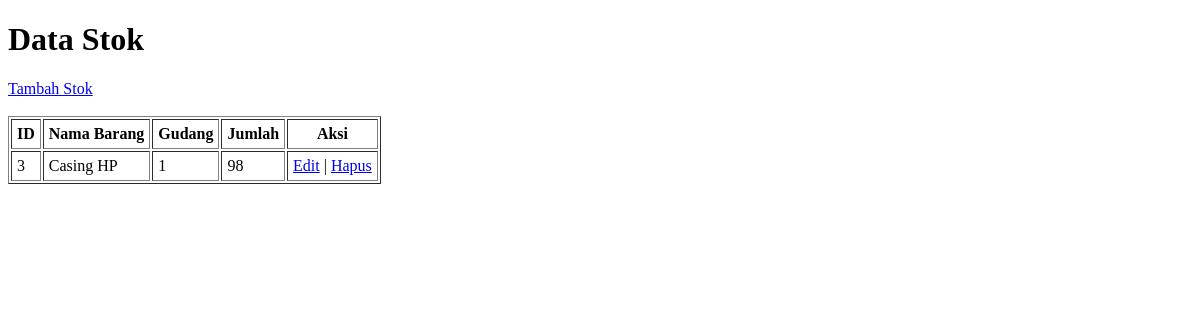
Before: /stok/index.php with the older database file.
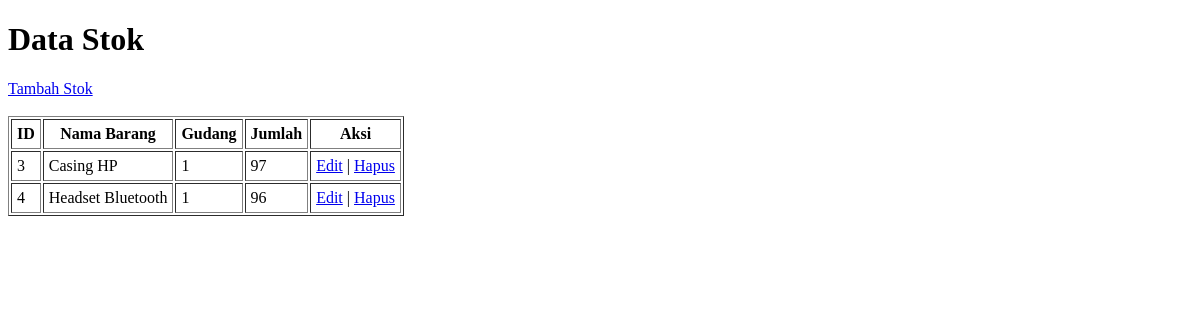
After: the same page with the newer database file.
### tables this page shows
CREATE TABLE `stok` (
  `id_stok` int(11) NOT NULL,
  `id_barang` int(11) NOT NULL,
  `id_gudang` int(11) NOT NULL,
  `jumlah` int(11) NOT NULL
);

CREATE TABLE `barang` (
  `id_barang` int(11) NOT NULL,
  `kode_barang` varchar(20) NOT NULL,
  `sku` varchar(20) NOT NULL,
  `nama_barang` varchar(40) NOT NULL,
  `varian` varchar(20) NOT NULL,
  `brand` varchar(20) NOT NULL,
  `kategori` varchar(20) NOT NULL,
  `harga_jual_default` decimal(10,0) NOT NULL,
  `sn` tinyint(1) NOT NULL DEFAULT 0
);

### stok/index.php (the view, shortened to what this page needs)
<?php
require '../koneksi.php';
$query = "
    SELECT stok.*, barang.nama_barang, barang.sn
    FROM stok
    JOIN barang ON stok.id_barang = barang.id_barang
    WHERE barang.sn = 0
";
$result = mysqli_query($koneksi, $query);
?>
<!DOCTYPE html>
<html>
<head>
</head>
<body>
    <h1>Data Stok</h1>
    <a href="tambah.php">Tambah Stok</a>
    <br><br>
    <?php if (mysqli_num_rows($result) > 0): ?>
        <table border="1" cellpadding="5">
            <tr>
                <th>ID</th>
                <th>Nama Barang</th>
                <th>Gudang</th>
                <th>Jumlah</th>
                <th>Aksi</th>
            </tr>
            <?php while ($row = mysqli_fetch_assoc($result)): ?>
            <tr>
                <td><?= $row['id_stok'] ?></td>
                <td><?= $row['nama_barang'] ?></td>
                <td><?= $row['id_gudang'] ?></td>
                <td><?= $row['jumlah'] ?></td>
                <td>
                    <a href="edit.php?id=<?= $row['id_stok'] ?>">Edit</a> |
                    <a href="hapus.php?id=<?= $row['id_stok'] ?>" onclick="return confirm('Yakin hapus?')">Hapus</a>
                </td>
            </tr>
            <?php endwhile; ?>
        </table>
    <?php else: ?>
        <p>Tidak ada data stok.</p>
    <?php endif; ?>
</body>
</html>

Changed rows visible on the page:
changed stok "Casing HP": jumlah "98" → "97"
added stok: id_stok "4", id_barang.nama_barang "Headset Bluetooth", id_gudang "1", jumlah "96"
